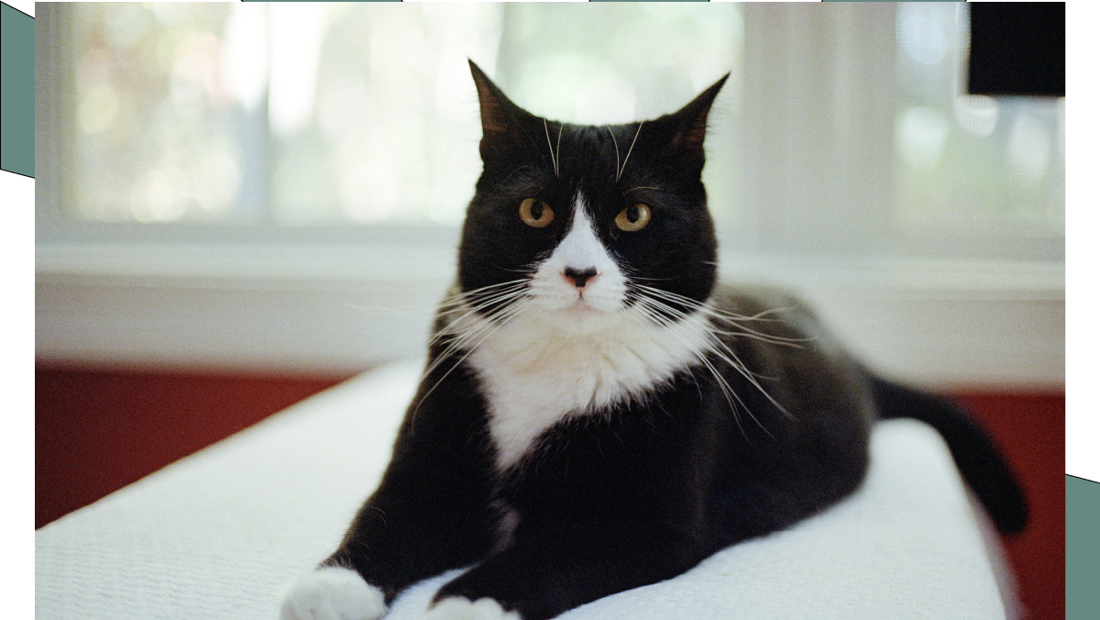
#> input picture python/jobsheet4/src/kucingCape.png, 1100 x 620 px, found by its file name
$ python irisan.py
#> lines starting #> are read from the running program, lines starting #| are printed output that depends on the picture
import cv2

citra = cv2.imread(r"C:\Raiya Yusuf Priatmojo\Praktik Penginderaan Visual Robot\python\jobsheet4\src\kucingCape.png")
#> citra is the input picture: shape (620, 1100, 3); mean B, G, R 146.2, 151.2, 150.8
bagian = citra[180:490, 170:425]
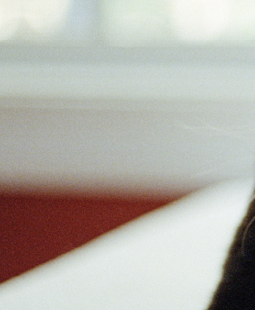
#> bagian: shape (310, 255, 3); mean B, G, R 171.9, 178.5, 181.9
cv2.imshow('Irisan', bagian)
cv2.waitKey(0)

$ run again, with python/jobsheet4/src/kucingHitamPutih.jpg saved as python/jobsheet4/src/kucingCape.png
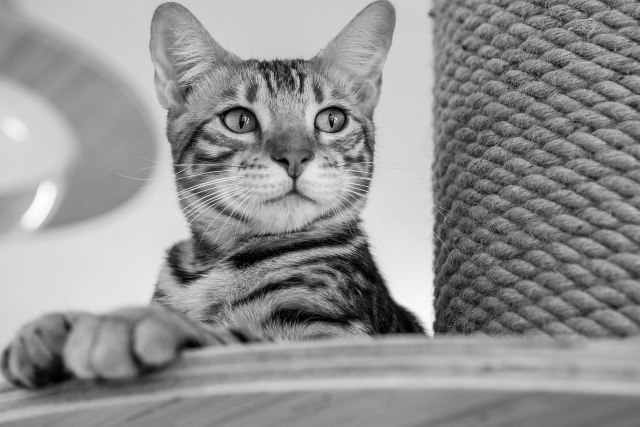
#> input picture python/jobsheet4/src/kucingHitamPutih.jpg, 1280 x 853 px, found by its file name (shown at 1/2 size)
#> citra is the input picture: shape (853, 1280, 3); min 0, max 255, mean 145.5
#> `bagian = citra[180:490, 170:425]`:
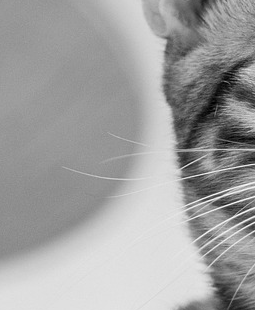
#> bagian: shape (310, 255, 3); min 0, max 255, mean 160.7
